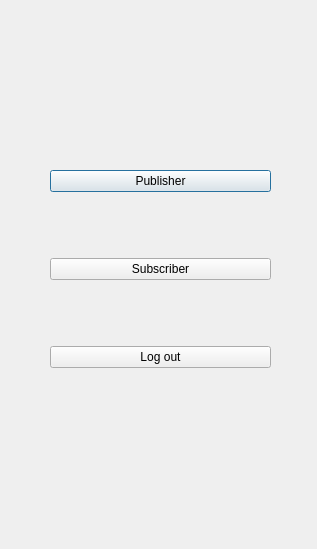
<?xml version="1.0" encoding="UTF-8"?>
<ui version="4.0">
 <class>SelectionMenu</class>
 <widget class="QDialog" name="SelectionMenu">
  <property name="geometry">
   <rect>
    <x>0</x>
    <y>0</y>
    <width>317</width>
    <height>549</height>
   </rect>
  </property>
  <property name="windowTitle">
   <string>Dialog</string>
  </property>
  <widget class="QWidget" name="layoutWidget">
   <property name="geometry">
    <rect>
     <x>50</x>
     <y>110</y>
     <width>221</width>
     <height>321</height>
    </rect>
   </property>
   <layout class="QVBoxLayout" name="verticalLayout">
    <item>
     <widget class="QPushButton" name="pushButton_Publisher">
      <property name="text">
       <string>Publisher</string>
      </property>
     </widget>
    </item>
    <item>
     <widget class="QPushButton" name="pushButton_Subscriber">
      <property name="text">
       <string>Subscriber</string>
      </property>
     </widget>
    </item>
    <item>
     <widget class="QPushButton" name="pushButton">
      <property name="text">
       <string>Log out</string>
      </property>
     </widget>
    </item>
   </layout>
  </widget>
 </widget>
 <resources/>
 <connections/>
</ui>
